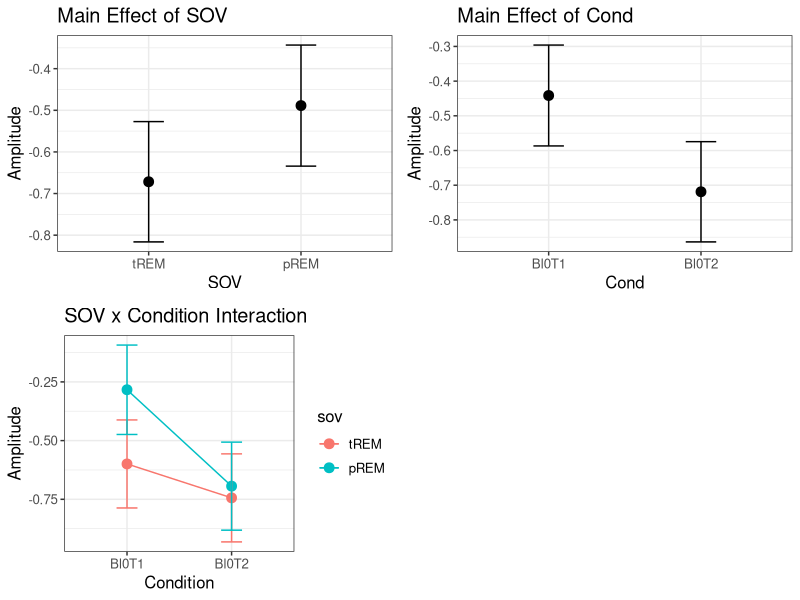
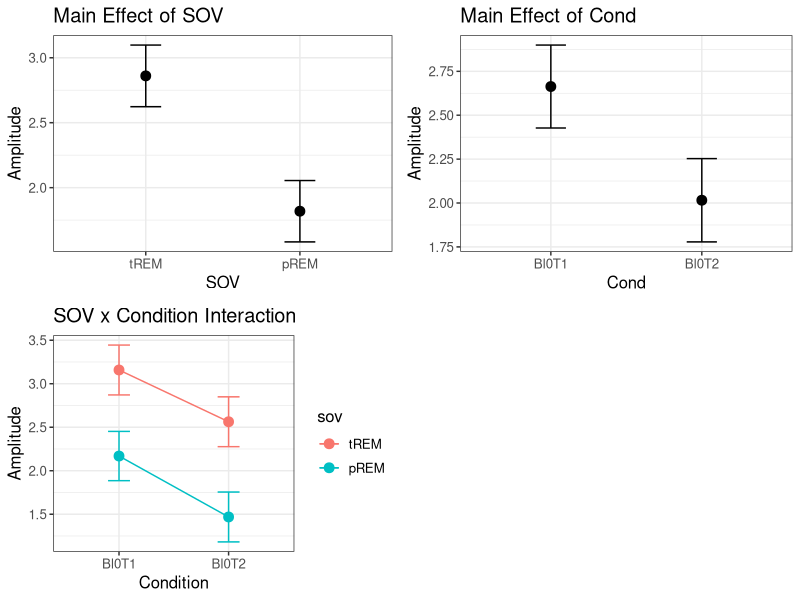
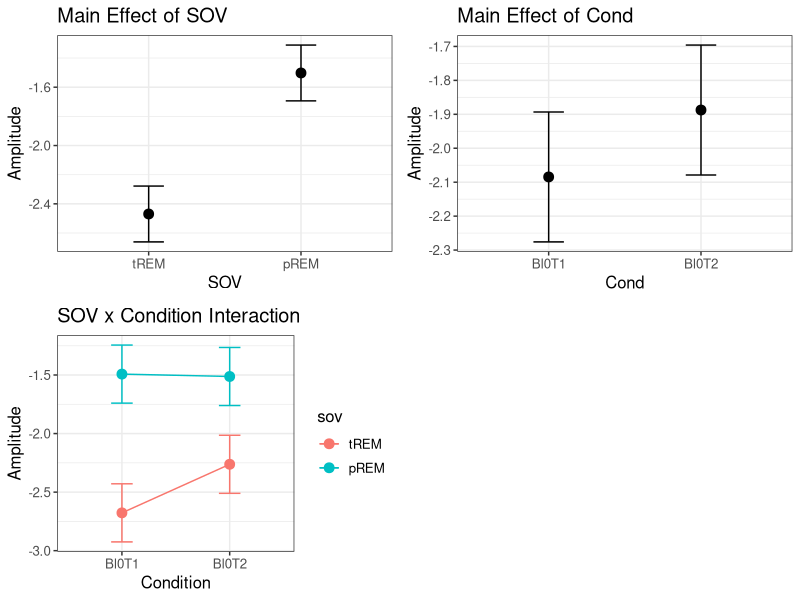
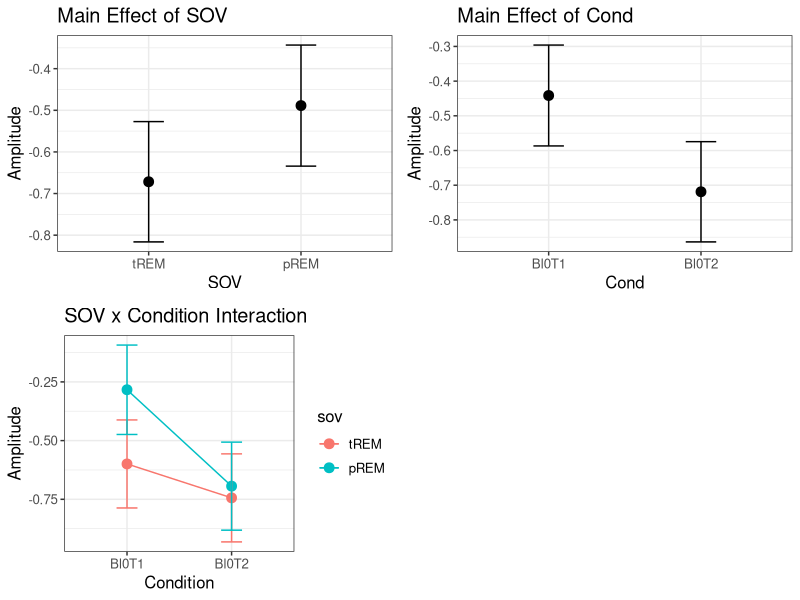
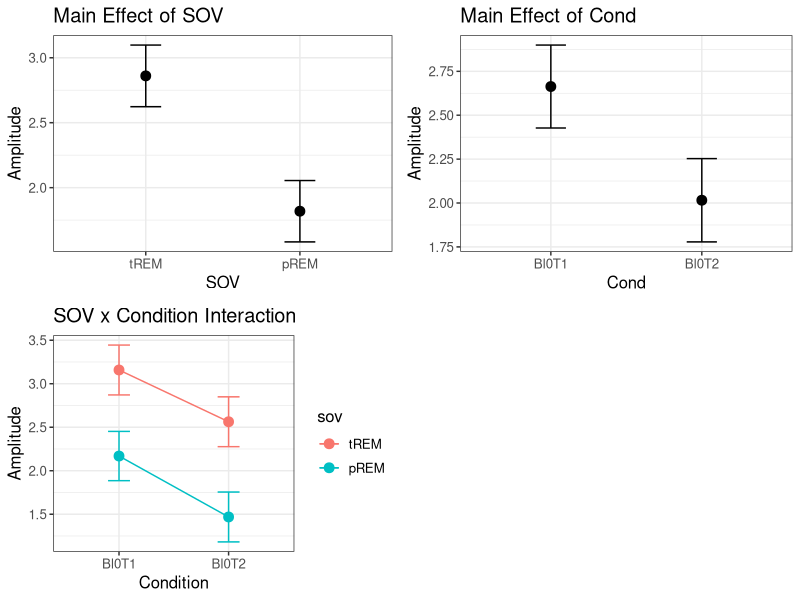
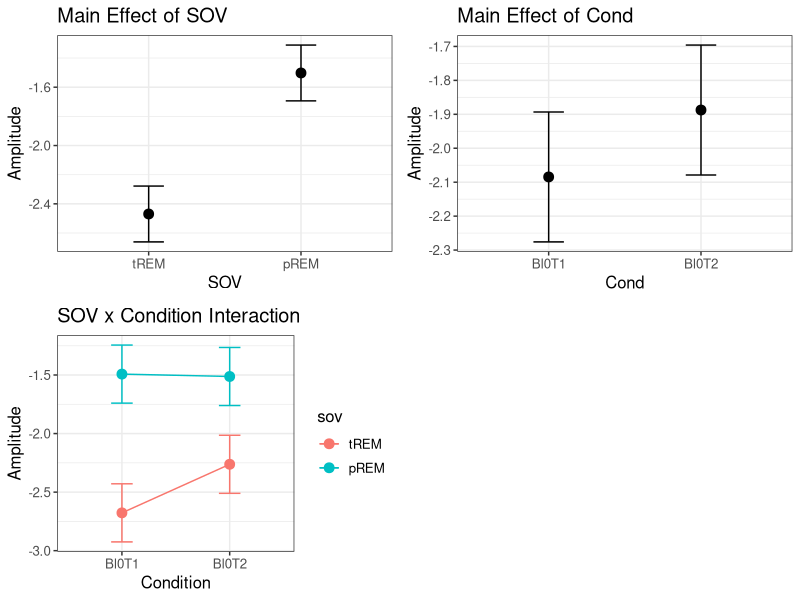

These figures' R source, in order:
## ---- chunk 1
# run twice 
library(Matrix)
library(lme4)
library(lmtest)
library(dplyr)
library(parallel)
library(bayestestR)
library(glmmTMB)
library(gridExtra)
library(emmeans)
library(ggplot2)
library(ggsignif)

## ---- chunk 2
data <- read.csv("rems_to_R.csv") %>%
 filter(is_peak %in% c(1),
        sov %in% c("tREM", "pREM"),
        cond %in% c("Bl0T1", "Bl0T2"))

data$sov <- as.factor(data$sov)
data$component <- as.factor(data$component)
data$is_peak <- as.factor(data$is_peak)
data$cond <- factor(data$cond,     levels = c("Bl0T1", "Bl0T2", "Bl0T3", "Bl0T4"),      ordered = TRUE)
data$sov <- factor(data$sov,  levels = c("tREM", "pREM"), ordered = FALSE)

N100_data <- subset(data, component == "N100")
P2_data <- subset(data, component == "P2")
N350_data <- subset(data, component == "N350")
## ---- chunk 3
# Function to analyze each component
analyze_component <- function(comp_data, comp_name) {
  # Fit all three models
  null_model <- lmer(amplitude ~ 1 + (1|subject), data = comp_data)
  main_effects_model <- lmer(amplitude ~ sov + cond + (1|subject), data = comp_data)
  interaction_model <- lmer(amplitude ~ sov * cond + (1|subject), data = comp_data)
  
  # Test for main effects
  sov_model <- lmer(amplitude ~ sov + (1|subject), data = comp_data)
  sov_comparison <- anova(null_model, sov_model)
  
  cond_model <- lmer(amplitude ~ cond + (1|subject), data = comp_data)
  cond_comparison <- anova(null_model, cond_model)
  
  # Perform nested model comparisons
  null_vs_main <- anova(null_model, main_effects_model)
  main_vs_interaction <- anova(main_effects_model, interaction_model)
  null_vs_interaction <- anova(null_model, interaction_model)
  
  # Get estimated marginal means
  emm_sov <- emmeans(interaction_model, ~ sov)
  emm_cond <- emmeans(interaction_model, ~ cond)
  emm_interaction <- emmeans(interaction_model, ~ sov * cond)
  emm_sov_df <- as.data.frame(emm_sov)
  emm_cond_df <- as.data.frame(emm_cond)
  emm_interaction_df <- as.data.frame(emm_interaction)

  # Plot for main effect of SOV
  p1 <- ggplot(emm_sov_df, aes(x = sov, y = emmean)) +
    geom_point(size = 3) +
    geom_errorbar(aes(ymin = emmean - SE, ymax = emmean + SE), width = 0.2) +
    theme_bw() +
    labs(x = "SOV", y = "Amplitude", title = "Main Effect of SOV") +
    theme(text = element_text(size = 12))
  
  # Plot for main effect of Cond
  p2 <- ggplot(emm_cond_df, aes(x = cond, y = emmean)) +
    geom_point(size = 3) +
    geom_errorbar(aes(ymin = emmean - SE, ymax = emmean + SE), width = 0.2) +
    theme_bw() +
    labs(x = "Cond", y = "Amplitude", title = "Main Effect of Cond") +
    theme(text = element_text(size = 12))
  
  # Plot for interaction
  p3 <- ggplot(emm_interaction_df, aes(x = cond, y = emmean, color = sov, group = sov)) +
    geom_point(size = 3) +
    geom_line() +
    geom_errorbar(aes(ymin = emmean - SE, ymax = emmean + SE), width = 0.2) +
    theme_bw() +
    labs(x = "Condition", y = "Amplitude", title = "SOV x Condition Interaction") +
    theme(text = element_text(size = 12))
  
  # Display plots
  plots <- grid.arrange(p1, p2, p3, ncol = 2)
  
  if(null_vs_interaction$`Pr(>Chisq)`[2] < 0.05) {
    return(list(
      component = comp_name,
      null_vs_main = null_vs_main,
      main_vs_interaction = main_vs_interaction,
      null_vs_interaction = null_vs_interaction,
      sov_effect = sov_comparison,
      cond_effect = cond_comparison,
      interaction_model_summary = summary(interaction_model),
      interaction_model = interaction_model,
      plots = plots
    ))
  } else {
    return(list(
      component = comp_name,
      null_vs_main = null_vs_main,
      main_vs_interaction = main_vs_interaction,
      null_vs_interaction = null_vs_interaction,
      message = "Null model is not significantly different from interaction model",
      plots = plots
    ))
  }
}

# Print results for each component
print_results <- function(results) {
  cat("\n__Results for", results$component, ":__\n")
  cat("____________________________________\n")
  cat("\n__Model Comparison (Null vs Full):__\n")
  cat("____________________________________\n")
  print(results$model_comparison)
  cat("\nNull vs Main Effects Model:\n")
  cat("____________________________________\n")
  print(results$null_vs_main)
  cat("\nMain Effects vs Interaction Model:\n")
  cat("____________________________________\n")
  print(results$main_vs_interaction)
  cat("\nNull vs Interaction Model:\n")
  cat("____________________________________\n")
  print(results$null_vs_interaction)
  
  if(!is.null(results$message)) {
    cat("\n", results$message, "\n")
  } else {
    cat("\n__Main effect of SOV:__\n")
    cat("____________________________________\n")
    print(results$sov_effect)
    cat("\n__Main effect of Condition:__\n")
    cat("____________________________________\n")
    print(results$cond_effect)
    cat("\n__Full model summary:__\n")
    cat("____________________________________\n")
    print(results$interaction_model_summary)
    
    # Add emmeans analyses
    cat("\n__Estimated Marginal Means for SOV:__\n")
    cat("____________________________________\n")
    print(emmeans(results$interaction_model, ~ sov))
    
    cat("\n__Estimated Marginal Means for Cond:__\n")
    cat("____________________________________\n")
    print(emmeans(results$interaction_model, ~ cond))
    
    cat("\n__Estimated Marginal Means for SOV x Condition interaction:__\n")
    cat("____________________________________\n")
    print(emmeans(results$interaction_model, ~ sov * cond))
    
    # Add pairwise comparisons
    cat("\n__Pairwise comparisons for SOV:__\n")
    cat("____________________________________\n")
    print(pairs(emmeans(results$interaction_model, ~ sov)))
    
    cat("\n__Pairwise comparisons for Cond:__\n")
    cat("____________________________________\n")
    print(pairs(emmeans(results$interaction_model, ~ cond)))
  }
}

# Function to save results
save_results <- function(results, component_name) {
  # Save plots to PDF
  pdf(paste0(component_name, "_plots.pdf"), width = 12, height = 6)
  grid.arrange(results$plots)
  dev.off()
  
  # Save text results to file
  sink(paste0(component_name, "_results.txt"))
  
  cat("\nResults for", component_name, ":\n")
  
  cat("\n__Model Comparisons:__\n")
  cat("\nNull vs Main Effects Model:\n")
  cat("\n____________________________________\n")
  print(results$null_vs_main)
  
  cat("\nMain Effects vs Interaction Model:\n")
  cat("\n____________________________________\n")
  print(results$main_vs_interaction)
  
  cat("\nNull vs Interaction Model:\n")
  cat("\n____________________________________\n")
  print(results$null_vs_interaction)
  
  if(!is.null(results$message)) {
    cat("\n", results$message, "\n")
  } else {
    cat("\nMain effect of SOV:\n")
    cat("\n____________________________________\n")
    print(results$sov_effect)
    
    cat("\nMain effect of Condition:\n")
    cat("\n____________________________________\n")
    print(results$cond_effect)
    
    cat("\nInteraction model summary:\n")
    cat("\n____________________________________\n")
    print(results$interaction_model_summary)
    
    # Add emmeans results
    cat("\nEstimated Marginal Means for SOV:\n")
    cat("\n____________________________________\n")
    print(emmeans(results$interaction_model, ~ sov))
    
    cat("\nEstimated Marginal Means for Cond:\n")
    cat("\n____________________________________\n")
    print(emmeans(results$interaction_model, ~ cond))
    
    cat("\nEstimated Marginal Means for SOV x Condition interaction:\n")
    cat("\n____________________________________\n")
    print(emmeans(results$interaction_model, ~ sov * cond))
    
    cat("\nPairwise comparisons for SOV:\n")
    cat("\n____________________________________\n")
    print(pairs(emmeans(results$interaction_model, ~ sov)))
    
    cat("\nPairwise comparisons for Cond:\n")
    cat("\n____________________________________\n")
    print(pairs(emmeans(results$interaction_model, ~ cond)))
  }
  
  sink()
}


## ---- chunk 4
N100_results <- analyze_component(N100_data, "N100")
P2_results <- analyze_component(P2_data, "P2")
N350_results <- analyze_component(N350_data, "N350")


print_results(N100_results)
print_results(P2_results)
print_results(N350_results)


# Save results for each component
save_results(N100_results, "N100")
save_results(P2_results, "P2")
save_results(N350_results, "N350")
